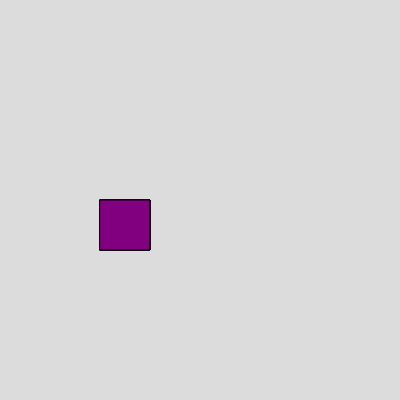
Frame 1 (no input)
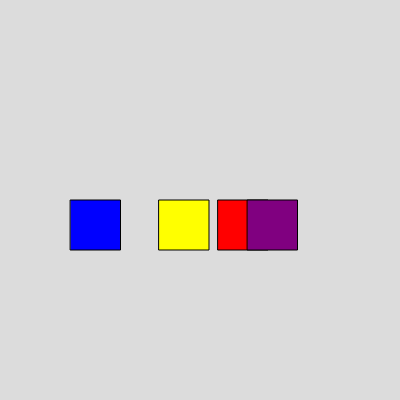
Frame 60 (no input)
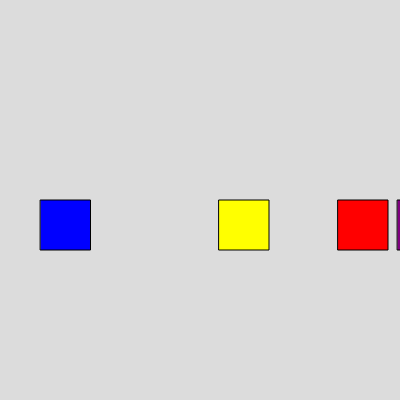
Frame 120 (the mouse pressed at the canvas centre since frame 60)

The p5.js sketch that drew these frames (run headless with seeded random() and noise() and a simulated clock; from frame 60 on, the mouse is pressed at the canvas centre):

// p5.js sketch
// ── sketch.js
var box1,box2,box3,box4;

function setup() 
{
  createCanvas(400, 400);

  box1 = new Box();
  box2 = new Box();
  box3 = new Box();
  box4 = new Box();
}

function draw() 
{
  background(220);
  fill("red")
  box1.show();
  box1.set_speed(2);

  fill("blue")
  box2.show();
  box2.set_speed(-0.5);

  fill("yellow")
  box3.show();
  box3.set_speed(1);

  fill("purple")
  box4.show();
  box4.set_speed(2.5);
}


// ── box.js
class Box
  {
  constructor(){
    this.x = 100;
    this.y = 200;
    this.w = 50;
    this.h = 50;
  }


  show (){
    rect(this.x,this.y,this.w,this.h)
  }

  set_speed(v){
    this.x = this.x + v;
  }

  }

  
